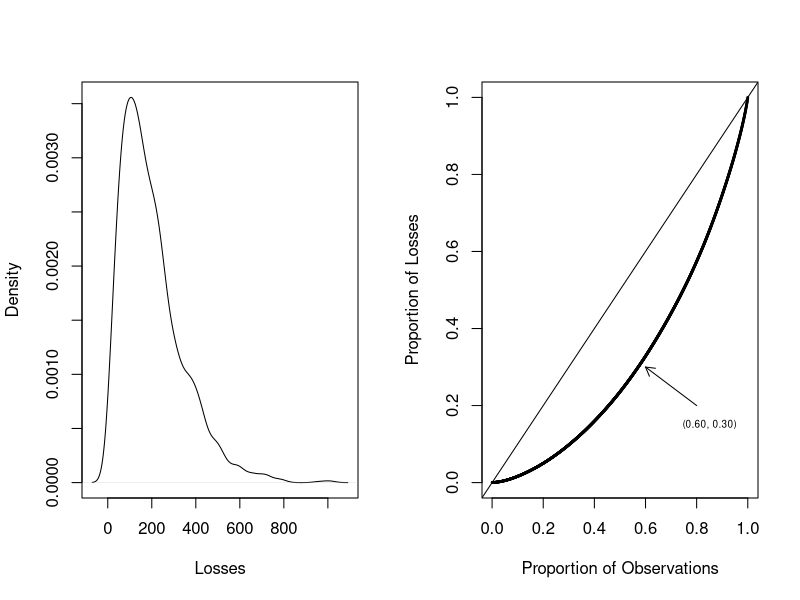
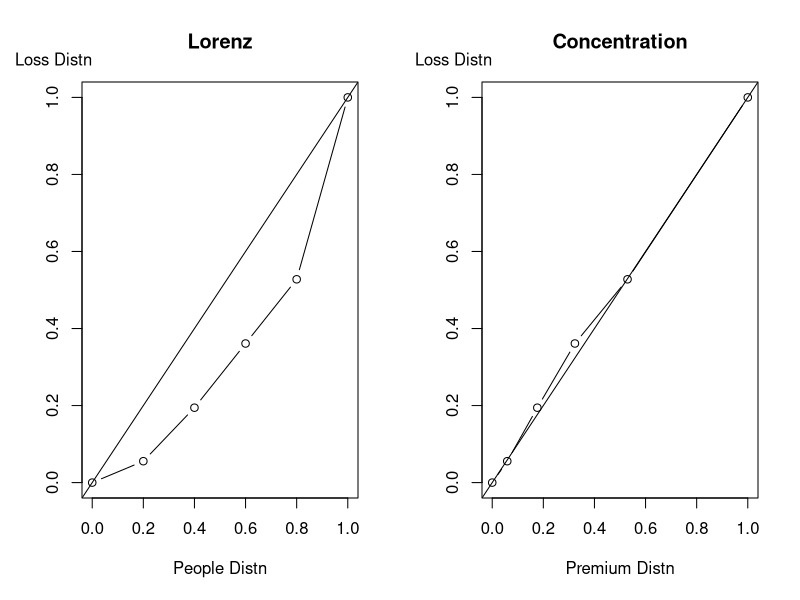
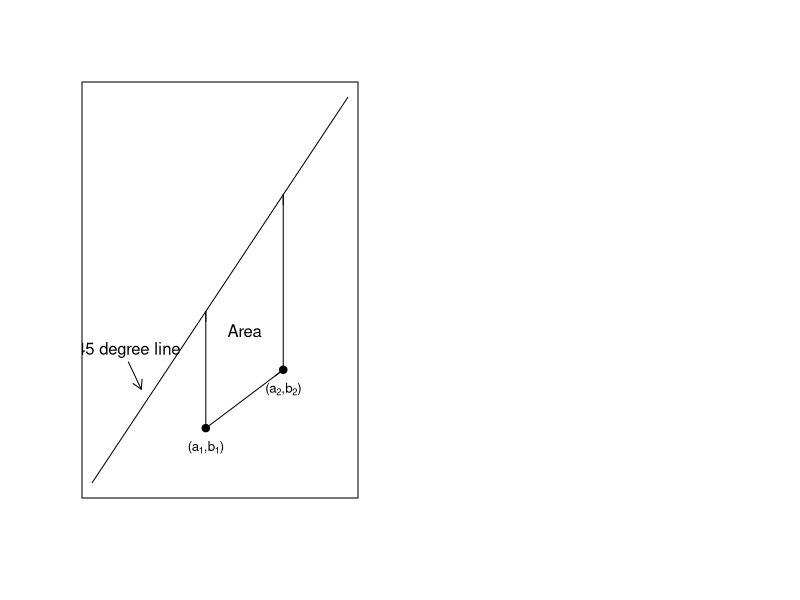
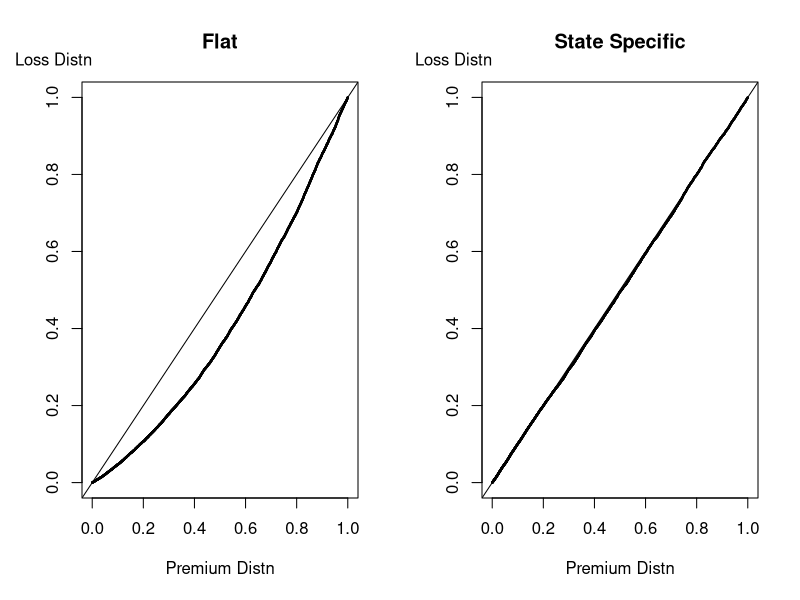

The R script that drew these images, in order:
## ---- chunk 1
# Lorenz Curve
set.seed(2017) #set seed to reproduce work 
nTot<-2000  #number of simulations
alpha<-2
theta<-100
Losses<-rgamma(nTot,alpha,scale = theta)  
y <- Losses[order(Losses)]
DFLosses = cumsum(y)/sum(y)
DFLine <- (1:nTot)/nTot
GiniLoss = 2*(sum(rank(y)*y)/sum(y) - (nTot+1)/2)/nTot

## ---- chunk 2
par(mfrow=c(1,2))
plot(density(Losses), main="", xlab="Losses")
plot(DFLine,DFLosses, cex=0.25, xlab="Proportion of Observations", ylab="Proportion of Losses")
abline(0,1)
arrows(0.8, 0.2, 0.6, 0.3,length=0.1, angle = 30)
text(.85, .15, "(0.60, 0.30)", cex=.6)

## ---- chunk 3
GiniLossCalc <- function(Loss){
y <- Loss[order(Loss)]
nTot = length(y)
DFLosses = cumsum(y)/sum(y)
DFLine <- (1:nTot)/nTot
GiniLoss = 2*(sum(rank(y)*y)/sum(y) - (nTot+1)/2)/nTot
return(GiniLoss)
}

GiniCalc <- function(Claims,PIx,Sx){
   y   <- Claims/mean(Claims)
   PIx <- PIx/mean(PIx)
   Sx  <- Sx/mean(Sx)
   Rx  <- Sx/PIx       #Relativity
   n   <- length(PIx)
   origorder <- (1:n)
   PSRmat <- data.frame(cbind(PIx,Sx,Rx,y,origorder))
   PSRmatOrder <- PSRmat[order(Rx),]  #  Sort by relativity
#  PREMIUM, LOSS DFs
   DFPrem <- cumsum(PSRmatOrder$PIx)/n
   DFLoss <- cumsum(PSRmatOrder$y)/n
#  GINI CALC
   DFPremdiff <- DFPrem[2:n]-DFPrem[1:(n-1)]
   DFPremavg  <- (DFPrem[2:n]+DFPrem[1:(n-1)])/2
   DFLossavg  <- (DFLoss[2:n]+DFLoss[1:(n-1)])/2
   (Gini <- 2*crossprod(DFPremdiff,DFPremavg-DFLossavg)) 
#  STANDARD ERROR CALC
   h1 <- 0.5* (PSRmatOrder$PIx*DFLoss + PSRmatOrder$y*(1-DFPrem) ) #  PROJECTION CALC
   h1bar   <- mean(h1) 
   sigmah  <- var(h1)
   sigmahy <- cov(h1,PSRmatOrder$y)
   sigmahpi <- cov(h1,PSRmatOrder$PIx)
   sigmay  <- var(y)
   sigmapi <- var(PIx)
   sigmaypi <- cov(PSRmatOrder$y,PSRmatOrder$PIx)
   temp1= 4*sigmah + h1bar^2*sigmay + h1bar^2*sigmapi -
           4*h1bar*sigmahy - 4*h1bar*sigmahpi +
           2*h1bar^2*sigmaypi
   sigmaGini  <- 4*temp1
   stderrGini <- sqrt(sigmaGini/n) 
   #check <- var(PIx-Sx)
   #Gini  <- Gini*(check != 0)
   #stderrGini <- stderrGini*(check != 0)
   Retmat <- data.frame(cbind(DFPrem,DFLoss)) 
   RetmatGini<-list(Retmat,Gini,stderrGini)
     return(RetmatGini)
}

## ---- chunk 4
# EXAMPLE
P = c(2,4,5,7,16)
y = c(2,5,6,6,17)
n1 = length(y)
XYmat = data.frame(cbind(y,P))
XYmatYOrder = XYmat[order(y),]  #  Sort by losses y
origorder = (1:n1)
DFy1 = c(0,cumsum(XYmatYOrder$y)/sum(y))
DFx1 = c(0,origorder/n1) 
XYmatPOrder = XYmat[order(P),]  #  Sort by premiums P
DFy2 = c(0,cumsum(XYmatPOrder$y)/sum(y))
DFx2 = c(0,cumsum(XYmatPOrder$P)/sum(P))

#  FIGURE 3
par(mfrow=c(1, 2))
#  Lorenz Curve
plot(DFx1,DFy1,xlim=c(0,1),ylim=c(0,1), type="b",
xlab="People Distn",ylab="", main="Lorenz");abline(0,1)
mtext("Loss Distn", side=2, line=-0.5, at=1.1,   las=1, cex=1.0)
#  Concentration Curve
plot(DFx2,DFy2,xlim=c(0,1),ylim=c(0,1), type="b",
xlab="Premium Distn",ylab="", main="Concentration");abline(0,1)
mtext("Loss Distn", side=2, line=-0.5, at=1.1,   las=1, cex=1.0)

GiniLoss = GiniLossCalc(Loss=y)
temp = GiniCalc(Claims=y,PIx=P,Sx=1)
Results=temp[[1]]
Gini <- temp[[2]];#Gini
stderrorGini <- temp[[3]];#Standard Error

## ---- chunk 5
#  FIGURE 3
x = 1:100/100
plot(x,x, type="l", xlab="",ylab="", main="", yaxt="n", xaxt="n")
text(.45, .10, expression(paste("(",a[1], ",", b[1],")")), cex=.8)
text(.75, .25, expression(paste("(",a[2], ",", b[2],")")), cex=.8)
points(.45, .15, pch = 19)
points(.75, .30, pch = 19)
arrows(.45, .15, .75, .30,length=0.1, angle = 0)
arrows(.45, .15, .45, .45,length=0.1, angle = 0)
arrows(.75, .30, .75, .75,length=0.1, angle = 0)
text(.15, .35, "45 degree line")
text(.60, .40, "Area")
arrows(.15, .32, .20, .25,length=0.1, angle = 30)

## ---- chunk 6
set.seed(2017)
NInsamp  = 200
NOutsamp = 100
Nstate   = 25
InClaims   <- matrix(0,NInsamp,Nstate)
OutClaims  <- matrix(0,NOutsamp,Nstate)
PredClaims <- matrix(0,NOutsamp,Nstate)
 for (iState in  1:Nstate) { 
InClaims[,iState]   <- rgamma(NInsamp, shape = 5, scale = 18+iState*2)
PredClaims[,iState] <- rep(mean(InClaims[,iState]),NOutsamp)
OutClaims[,iState]  <- rgamma(NOutsamp, shape = 5, scale = 18+iState*2)
 }

Predvec  <- as.vector(PredClaims)
Flatpred <- Predvec*0+mean(PredClaims)
Outy     <- as.vector(OutClaims)
## ---- chunk 7
GiniCalc <- function(Claims,PIx,Sx){
   y   <- Claims/mean(Claims)
   PIx <- PIx/mean(PIx)
   Sx  <- Sx/mean(Sx)
   Rx  <- Sx/PIx       #Relativity
   n   <- length(PIx)
   origorder <- (1:n)
   PSRmat <- data.frame(cbind(PIx,Sx,Rx,y,origorder))
   PSRmatOrder <- PSRmat[order(Rx),]  #  Sort by relativity
#  PREMIUM, LOSS DFs
   DFPrem <- cumsum(PSRmatOrder$PIx)/n
   DFLoss <- cumsum(PSRmatOrder$y)/n
#  GINI CALC
   DFPremdiff <- DFPrem[2:n]-DFPrem[1:(n-1)]
   DFPremavg  <- (DFPrem[2:n]+DFPrem[1:(n-1)])/2
   DFLossavg  <- (DFLoss[2:n]+DFLoss[1:(n-1)])/2
   (Gini <- 2*crossprod(DFPremdiff,DFPremavg-DFLossavg)) 
#  STANDARD ERROR CALC
   h1 <- 0.5* (PSRmatOrder$PIx*DFLoss + PSRmatOrder$y*(1-DFPrem) ) #  PROJECTION CALC
   h1bar   <- mean(h1) 
   sigmah  <- var(h1)
   sigmahy <- cov(h1,PSRmatOrder$y)
   sigmahpi <- cov(h1,PSRmatOrder$PIx)
   sigmay  <- var(y)
   sigmapi <- var(PIx)
   sigmaypi <- cov(PSRmatOrder$y,PSRmatOrder$PIx)
   temp1= 4*sigmah + h1bar^2*sigmay + h1bar^2*sigmapi -
           4*h1bar*sigmahy - 4*h1bar*sigmahpi +
           2*h1bar^2*sigmaypi
   sigmaGini  <- 4*temp1
   stderrGini <- sqrt(sigmaGini/n) 
   #check <- var(PIx-Sx)
   #Gini  <- Gini*(check != 0)
   #stderrGini <- stderrGini*(check != 0)
   Retmat <- data.frame(cbind(DFPrem,DFLoss)) 
   RetmatGini<-list(Retmat,Gini,stderrGini)
     return(RetmatGini)
}
Gini1 <- GiniCalc(Claims=Outy,PIx=Flatpred,Sx=Flatpred)[[2]];#Gini
Gini2 <- GiniCalc(Claims=Outy,PIx=Predvec,Sx=Flatpred)[[2]];#Gini

## ---- chunk 8
y <- Outy 
P1 <- Flatpred
P2 <- Predvec
n1 = length(y)
XYmat = data.frame(cbind(y,P1,P2))
XYmatPOrder = XYmat[order(P1),]  #  Sort by premiums P1
DFy1 = c(0,cumsum(XYmatPOrder$y)/sum(y))
DFx1 = c(0,cumsum(XYmatPOrder$P1)/sum(P1))
XYmatPOrder = XYmat[order(P2),]  #  Sort by premiums P2
DFy2 = c(0,cumsum(XYmatPOrder$y)/sum(y))
DFx2 = c(0,cumsum(XYmatPOrder$P2)/sum(P2))

#  FIGURE 3
par(mfrow=c(1, 2))
#  Lorenz Curve
plot(DFx1,DFy1,xlim=c(0,1),ylim=c(0,1), type="b", cex= 0.2,
xlab="Premium Distn",ylab="", main="Flat");abline(0,1)
mtext("Loss Distn", side=2, line=-0.5, at=1.1,   las=1, cex=1.0)
#  Concentration Curve
plot(DFx2,DFy2,xlim=c(0,1),ylim=c(0,1), type="b", cex= 0.2,
xlab="Premium Distn",ylab="", main="State Specific");abline(0,1)
mtext("Loss Distn", side=2, line=-0.5, at=1.1,   las=1, cex=1.0)

